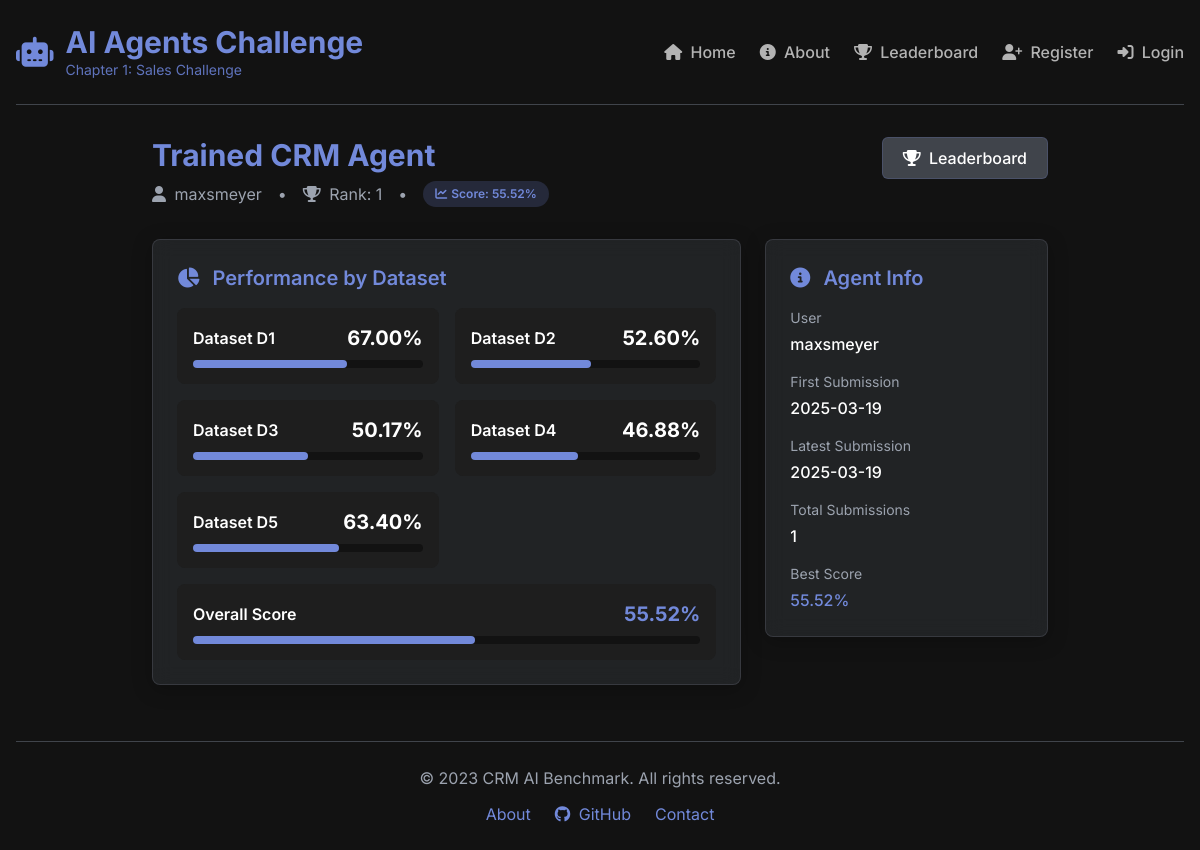
/agent/Trained CRM Agent, run on the app's committed database.
### website/app.py (models this page shows)
class Scoreboard(db.Model):
    __tablename__ = 'scoreboard'
    id = db.Column(db.Integer, primary_key=True)
    username = db.Column(db.String(50), db.ForeignKey('users.username'), nullable=False, index=True)
    agent_name = db.Column(db.String(50), nullable=False)
    score = db.Column(db.Float, nullable=False)
    created_at = db.Column(db.DateTime, server_default=db.func.current_timestamp())
    dataset_scores = db.Column(db.JSON)  # Store individual dataset scores
    __table_args__ = (
        db.Index('idx_agent_score', 'agent_name', 'score'),  # Index for faster leaderboard queries
    )

### website/app.py (the view)
@app.route('/agent/<agent_name>')
def agent_details(agent_name):
    submissions = Scoreboard.query.filter_by(agent_name=agent_name)\
        .order_by(Scoreboard.created_at.desc()).all()
    if not submissions:
        abort(404)
    latest_submission = submissions[0]
    dataset_scores = latest_submission.dataset_scores or {}
    username = latest_submission.username
    subquery = db.session.query(
        Scoreboard.agent_name,
        func.max(Scoreboard.score).label('max_score')
    ).group_by(Scoreboard.agent_name).subquery()
    rank_query = db.session.query(
        func.count('*') + 1
    ).filter(
        subquery.c.max_score > latest_submission.score
    )
    rank = rank_query.scalar() or 1
    submission_count = len(submissions)
    best_score = max(sub.score for sub in submissions)
    first_submission = submissions[-1].created_at
    latest_submission_date = latest_submission.created_at
    history_data = [{
        'date': sub.created_at.strftime('%Y-%m-%d %H:%M'),
        'score': sub.score,
        'dataset_scores': sub.dataset_scores or {}
    } for sub in submissions]
    return render_template(
        'agent_details.html',
        agent_name=agent_name,
        latest_score=latest_submission.score,
        dataset_scores=dataset_scores,
        history=history_data,
        username=username,
        rank=rank,
        submission_history=submissions,
        submission_count=submission_count,
        best_score=best_score,
        first_submission=first_submission,
        latest_submission=latest_submission_date,
        latest_submission_id=latest_submission.id
    )

### website/app.py (called while the page is built)
@app.before_request
def create_tables():
    db.create_all()
    if not os.path.exists(JSON_USERS_PATH):
        with open(JSON_USERS_PATH, 'w', encoding='utf-8') as f:
            json.dump([], f, indent=2)

### website/templates/agent_details.html (shortened to what this page needs)
{% extends "base.html" %}
{% block content %}
<div class="max-w-4xl mx-auto">
    <div class="mb-8 flex flex-col md:flex-row justify-between items-start gap-4">
        <div>
            <h2 class="text-3xl font-bold text-primary mb-2">{{ agent_name }}</h2>
            <div class="flex flex-wrap gap-2 items-center">
                <span class="text-gray-400">
                    <i class="fas fa-user mr-1"></i> {{ username }}
                </span>
                <span class="text-gray-400 mx-2">•</span>
                <span class="text-gray-400">
                    <i class="fas fa-trophy mr-1"></i> Rank: {{ rank }}
                </span>
                <span class="text-gray-400 mx-2">•</span>
                <span class="badge badge-primary">
                    <i class="fas fa-chart-line mr-1"></i> Score: {{ "%.2f"|format(latest_score) }}%
                </span>
    </div>
</div>
        <div class="flex gap-3">
            <a href="{{ url_for('leaderboard') }}" class="btn-secondary">
                <i class="fas fa-trophy mr-1"></i> Leaderboard
            </a>
            </div>
    </div>
    <div class="grid grid-cols-1 lg:grid-cols-3 gap-6">
        <div class="lg:col-span-2">
            <div class="glass-card p-6 mb-6">
                <h3 class="text-xl font-semibold mb-4 text-primary">
                    <i class="fas fa-chart-pie mr-2"></i> Performance by Dataset
                </h3>
                {% if dataset_scores %}
                <div class="grid grid-cols-1 md:grid-cols-2 gap-4 mb-4">
                    {% for dataset, score in dataset_scores.items() %}
                    <div class="bg-dark-300 p-4 rounded-lg">
                        <div class="flex justify-between items-center mb-2">
                            <div class="font-semibold">Dataset {{ dataset }}</div>
                            <div class="text-xl font-bold">{{ "%.2f"|format(score) }}%</div>
                        </div>
                        <div class="w-full bg-dark-400 rounded-full h-2">
                            <div class="progress-bar-fill bg-primary h-2 rounded-full" style="--score-width: {{ score }}%"></div>
                        </div>
    </div>
    {% endfor %}
</div>
                <div class="bg-dark-300 p-4 rounded-lg">
                    <div class="flex justify-between items-center mb-2">
                        <div class="font-semibold">Overall Score</div>
                        <div class="text-xl font-bold text-primary">{{ "%.2f"|format(latest_score) }}%</div>
                    </div>
                    <div class="w-full bg-dark-400 rounded-full h-2">
                        <div class="progress-bar-fill bg-primary h-2 rounded-full" style="--score-width: {{ latest_score }}%"></div>
                    </div>
                </div>
                {% else %}
                <div class="text-center py-6 text-gray-400">
                    <p>No detailed dataset scores available for this submission.</p>
                </div>
                {% endif %}
            </div>
        </div>
        <div class="lg:col-span-1">
            <div class="glass-card p-6 mb-6">
                <h3 class="text-xl font-semibold mb-4 text-primary">
                    <i class="fas fa-info-circle mr-2"></i> Agent Info
                </h3>
                <div class="space-y-4">
                    <div>
                        <div class="text-gray-400 text-sm mb-1">User</div>
                        <div class="font-medium">{{ username }}</div>
                    </div>
                    <div>
                        <div class="text-gray-400 text-sm mb-1">First Submission</div>
                        <div class="font-medium">{{ first_submission.strftime('%Y-%m-%d') }}</div>
                    </div>
                    <div>
                        <div class="text-gray-400 text-sm mb-1">Latest Submission</div>
                        <div class="font-medium">{{ latest_submission.strftime('%Y-%m-%d') }}</div>
                    </div>
                    <div>
                        <div class="text-gray-400 text-sm mb-1">Total Submissions</div>
                        <div class="font-medium">{{ submission_count }}</div>
                    </div>
                    <div>
                        <div class="text-gray-400 text-sm mb-1">Best Score</div>
                        <div class="font-medium text-primary">{{ "%.2f"|format(best_score) }}%</div>
                    </div>
                </div>
            </div>
        </div>
    </div>
</div>
{% endblock %}

### website/static/dark-theme.css (style rules this page uses)
.glass-card { background-color: rgba(44, 47, 51, 0.6); backdrop-filter: blur(10px); border: 1px solid rgba(64, 68, 75, 0.7); border-radius: 0.5rem; box-shadow: 0 4px 20px rgba(0, 0, 0, 0.25); }
.btn-secondary { background-color: #40444b; color: #ffffff; font-weight: 500; padding: 0.5rem 1.25rem; border-radius: 0.375rem; transition: all 0.2s ease; border: 1px solid rgba(114, 137, 218, 0.2); }
.badge { font-size: 0.75rem; padding: 0.25rem 0.75rem; border-radius: 9999px; font-weight: 600; display: inline-flex; align-items: center; }
.badge-primary { background-color: rgba(114, 137, 218, 0.2); color: #7289da; }
.progress-bar-fill { width: var(--score-width, 0%); transition: width 0.5s ease; }

### data on the page
Scoreboard: agent_name "Trained CRM Agent", username "maxsmeyer", score "55.52", strftime "2025-03-19"

### other printed values
{{ rank }} "1"
{{ dataset }} "D1" "D2" "D3" "D4" "D5"
{{ "%.2f"|format(score) }} "67.00" "52.60" "50.17" "46.88" "63.40"
{{ submission_count }} "1"
